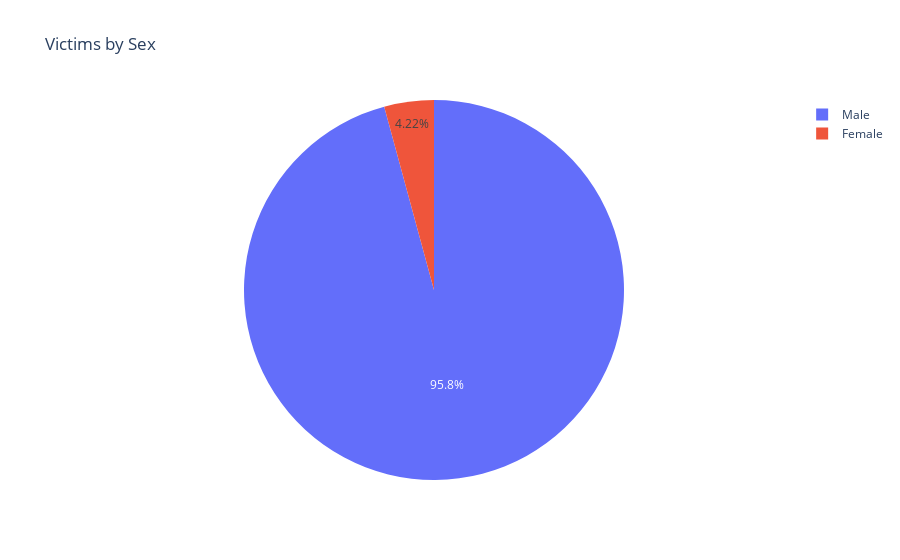

Notebook code cell kept with this figure:
### Code cell
px.pie(
    values = victims_by_sex,
    names = victims_by_sex.index,
    title = 'Victims by Sex'
)

### Figure 1 — Plotly figure (JSON) as saved in the notebook; plotly's stock layout.template omitted (floating-point values rounded to 4 significant figures)
{"data": [{"domain": {"x": [0, 1], "y": [0, 1]}, "hovertemplate": "label=%{label}<br>value=%{value}<extra></extra>", "labels": ["Male", "Female"], "legendgroup": "", "name": "", "showlegend": true, "type": "pie", "values": [2428, 107]}], "layout": {"legend": {"tracegroupgap": 0}, "title": {"text": "Victims by Sex"}}}
